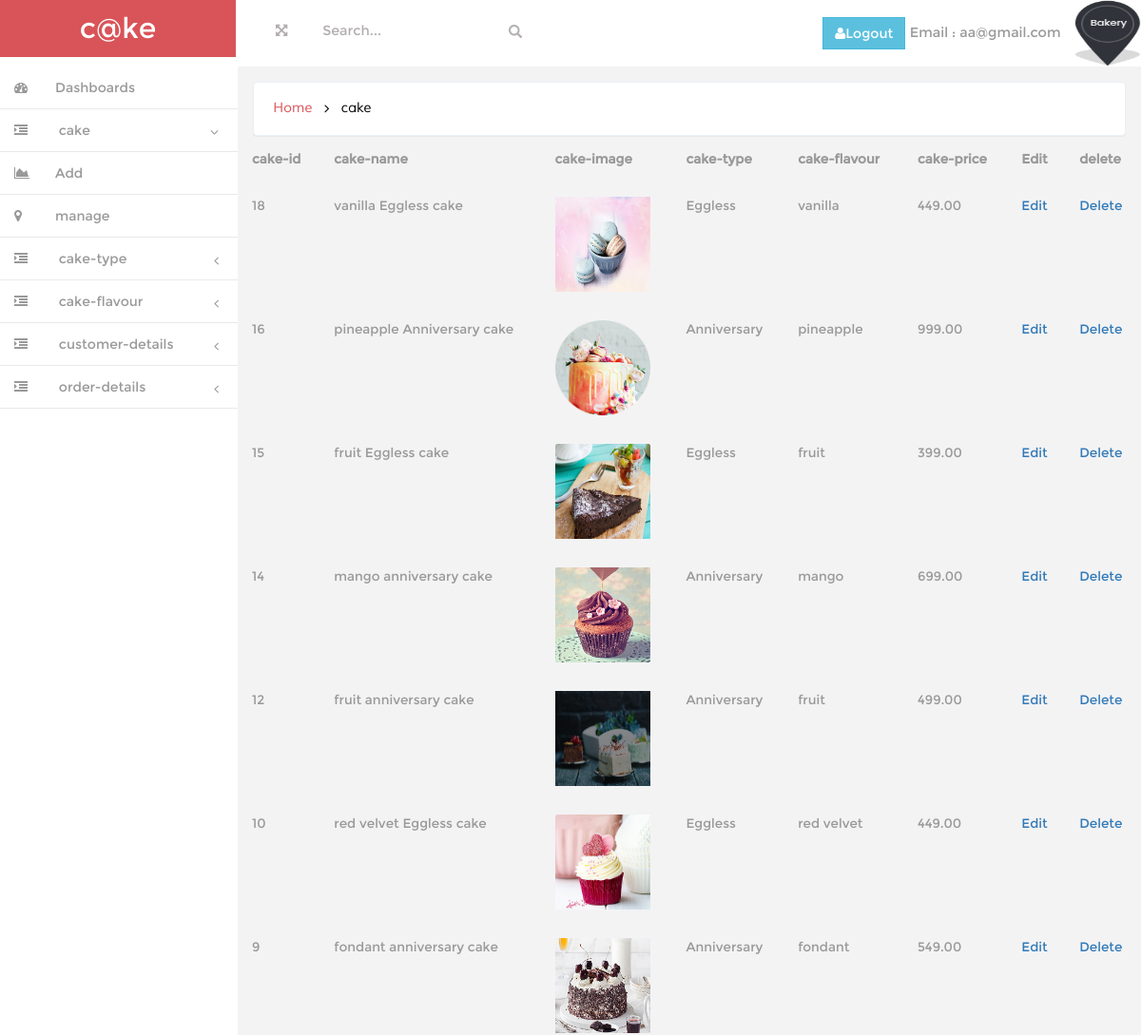
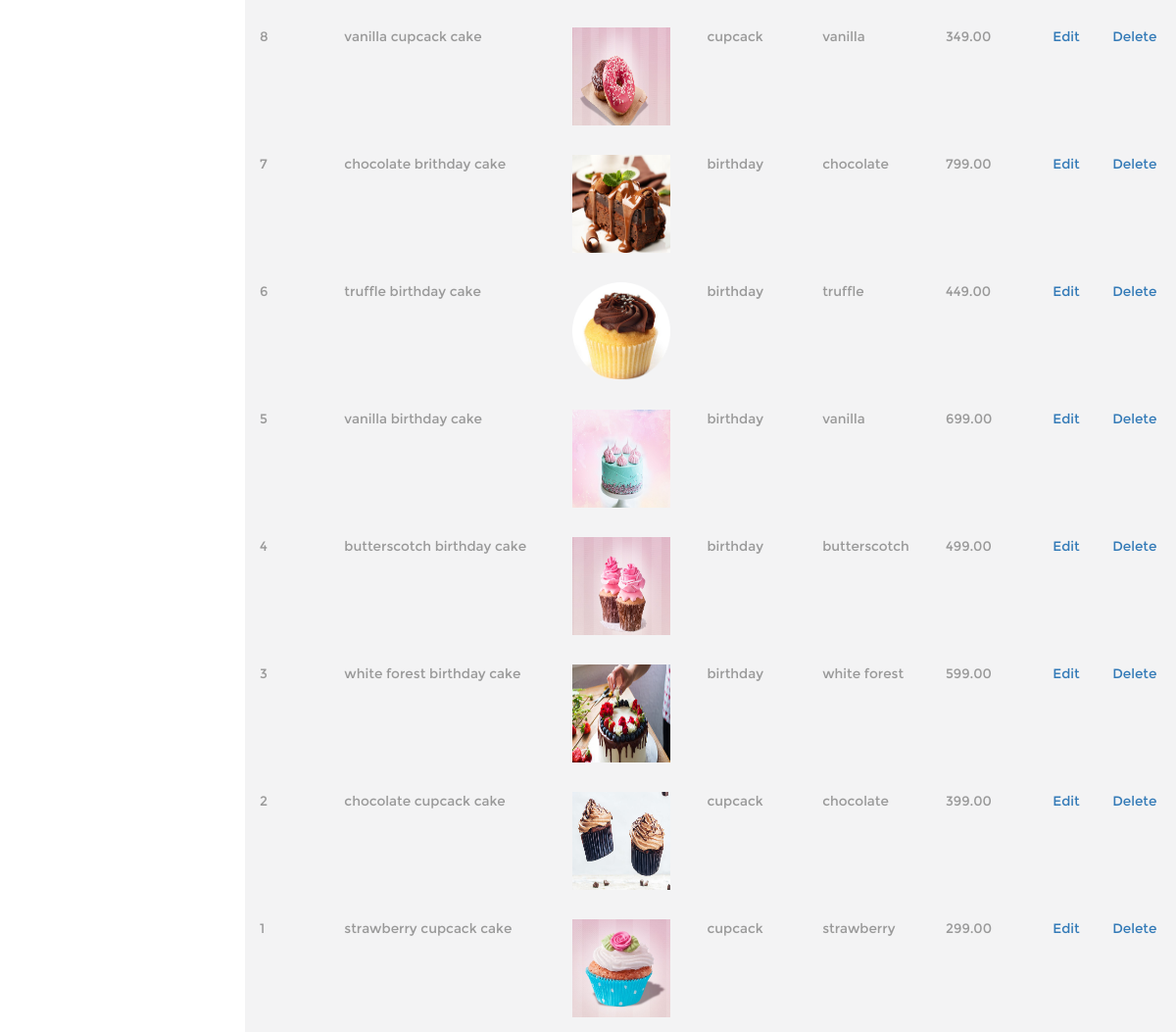
The app's page /admin/cake-manage.php (signed in) with its own data (2 pictures, top to bottom).
### tables this page shows
CREATE TABLE IF NOT EXISTS `cake_details` (
  `cake_id` int(10) NOT NULL AUTO_INCREMENT,
  `cake_name` varchar(255) NOT NULL,
  `cake_img` varchar(255) NOT NULL,
  `diff_ty` varchar(50) NOT NULL,
  `flavour` varchar(50) NOT NULL,
  `cake_price` double(5,2) NOT NULL,
  PRIMARY KEY (`cake_id`)
);

### admin/cake-manage.php (the view, shortened to what this page needs)
<?php
include("same.php");
if(isset($_SESSION["admin_email"]))
{
include("header.php");
include("side-bar.php");
?>
        <div id="page-wrapper" class="gray-bg dashbard-1">
       <div class="content-main">
		    <div class="banner">
				<h2>
				<a href="index.php">Home</a>
				<i class="fa fa-angle-right"></i>
				<span>cake</span>
				</h2>
		    </div>
		<table class="table table-responsive">
            <tr>
                <th>cake-id</th>
                <th>cake-name</th>
                <th>cake-image</th>
                <th>cake-type</th>
                <th>cake-flavour</th>
                <th>cake-price</th>
                <th>Edit</th>
                <th>delete</th>
            </tr>
            <tr>
                <?php
                $sel_qry="SELECT `cake_id`, `cake_name`, `cake_img`, `diff_ty`, `flavour`, `cake_price` FROM `cake_details` ORDER BY cake_id DESC;";
                $qry=mysqli_query($con,$sel_qry);
                while($fetch_record=mysqli_fetch_array($qry))
                {
                ?>
                <td><?php echo $fetch_record[0]; ?></td>
                <td><?php echo $fetch_record[1]; ?></td>
                <td><?php echo "<img src='$fetch_record[2]' height='100px' width='100px'>"; ?></td>
                <td><?php echo $fetch_record[3]; ?></td>
                <td><?php echo $fetch_record[4]; ?></td>
                <td><?php echo $fetch_record[5]; ?></td>
                <td><a href="cake-edit.php?ck=<?php echo $fetch_record[0]; ?>">Edit</td>
                <td><a href="cake-delete.php?ck=<?php echo $fetch_record[0]; ?>">Delete</td>
            </tr>
            <?php } ?>
           </table>
		</div>
       </div>
</body>
</html>
<?php
   }
   else
   {
       echo "<script>
             window.location='index.php'</script>";
   }
       ?>

### admin/header.php (shortened to what this page needs)
<!DOCTYPE HTML>
<html>
<head>
<link href="css/bootstrap.min.css" rel="stylesheet"/>
<link href="css/style.css" rel='stylesheet' type='text/css' />
<link href="css/font-awesome.css" rel="stylesheet">
<link href="css/custom.css" rel="stylesheet">
</head>
<body>
<div id="wrapper">
        <nav class="navbar-default navbar-static-top" role="navigation">
             <div class="navbar-header">
               <h1> <a class="navbar-brand" href="panel.php">c@ke</a></h1>
			   </div>
			 <div class=" border-bottom">
        	<div class="full-left">
        	  <section class="full-top">
				<button id="toggle"><i class="fa fa-arrows-alt"></i></button>
			</section>
			<form class=" navbar-left-right">
              <input type="text"  value="Search..." onfocus="this.value = '';" onblur="if (this.value == '') {this.value = 'Search...';}">
              <input type="submit" value="" class="fa fa-search">
            </form>
            <div class="clearfix"> </div>
           </div>
		    <div class="drop-men" >
		        <ul class=" nav_1">
                    <li class="" style="list-style: none;">
                      <a href="logout.php" class="btn btn-info"><i class="fa fa-user"></i>Logout</a>
                     <a href="" class="dropdown-toggle dropdown-at" data-toggle="dropdown"><span class=" name-caret"><?php echo "Email : ".$_SESSION["admin_email"]; ?></span><img src="images/map-marker.png" width="70px" height="70px"></a>
		            </li>
		        </ul>
		     </div>
			<div class="clearfix">
     </div>

### admin/side-bar.php (shortened to what this page needs)
   <div class="navbar-default sidebar" role="navigation">
             <div class="sidebar-nav navbar-collapse">
             <ul class="nav" id="side-menu">
                 <li>
                     <a href="panel.php" class=" hvr-bounce-to-right"><i class="fa fa-dashboard nav_icon "></i><span class="nav-label">Dashboards</span> </a>
                 </li>
                 <li>
                     <a href="" class=" hvr-bounce-to-right"><i class="fa fa-indent nav_icon"></i> <span class="nav-label">cake</span><span class="fa arrow"></span></a>
                     <ul class="nav nav-second-level">
                         <li><a href="cake-add.php" class=" hvr-bounce-to-right"> <i class="fa fa-area-chart nav_icon"></i>Add</a></li>
                         <li><a href="cake-manage.php" class=" hvr-bounce-to-right"><i class="fa fa-map-marker nav_icon"></i>manage</a></li>
		   </ul>
                 </li>
                 <li>
                     <a href="" class=" hvr-bounce-to-right"><i class="fa fa-indent nav_icon"></i> <span class="nav-label">cake-type</span><span class="fa arrow"></span></a>
                 </li>
                 <li>
                     <a href="" class=" hvr-bounce-to-right"><i class="fa fa-indent nav_icon"></i> <span class="nav-label">cake-flavour</span><span class="fa arrow"></span></a>
                 </li>
                 <li>
                     <a href="" class=" hvr-bounce-to-right"><i class="fa fa-indent nav_icon"></i> <span class="nav-label">customer-details</span><span class="fa arrow"></span></a>
                 </li>
                 <li>
                     <a href="" class=" hvr-bounce-to-right"><i class="fa fa-indent nav_icon"></i> <span class="nav-label">order-details</span><span class="fa arrow"></span></a>
                 </li>
             </ul>
         </div>
</div>
     </nav>

### admin/css/style.css (style rules this page uses)
h4, h5, h6, h1, h2, h3 { margin: 0; }
ul, ol { margin: 0;padding: 0; }
html, body { font-family:'Montserrat-Regular'; font-size: 100%; background:#F3F3F4; overflow-x: hidden; }
body a { transition:0.5s all; -webkit-transition:0.5s all; -moz-transition:0.5s all; -o-transition:0.5s all; -ms-transition:0.5s all; }
div#wrapper { background-color: #fff; }
.navbar-default.sidebar { background-color: #fff; }
h1 a.navbar-brand { color: #fff !important; font-size: 30px; font-weight: 500; padding: 20px 0px; background: #d95459; text-align: center; width:248px; height: 60px; }
i.nav_icon { color: #fff; margin-right:6px; }
.sidebar ul li a { color: #999; font-size:14px; }
.hvr-bounce-to-right { display: inline-block; vertical-align: middle; -webkit-transform: translateZ(0); transform: translateZ(0); box-shadow: 0 0 1px rgba(0, 0, 0, 0); -webkit-backface-visibility: hidden; backface-visibility: hidden; -moz-osx-font-smoothing: grayscale; position: relative; -webkit-transition-property: color; transition-property: color; -webkit-transition-duration: 0.5s; transition-duration: 0.5s; }
.hvr-bounce-to-right:before { content: ""; position: absolute; z-index: -1; top: 0; left: 0; right: 80%; bottom: 0; background:#7f8c8d; -webkit-transform: scaleX(0); transform: scaleX(0); -webkit-transform-origin: 0 50%; transform-origin: 0 50%; -webkit-transition-property: transform; transition-property: transform; -webkit-transition-duration: 0.5s; transition-duration: 0.5s; -webkit-transition-timing-function: ease-out; transition-timing-function: ease-out; }
.nav > li > a { color: #999; font-weight:500; padding: 0px 20px 0px 0px; font-size: 0.85em; border-bottom: 1px solid #E9E9E9; }
.nav > li > a i { margin-right: 14px; }
i.nav_icon { color: #999; padding: 15px; width: 44px; height: 44px; }
span.fa.arrow { margin-top: 17px; }
@media (min-width: 768px) { #page-wrapper { position: inherit; margin: 0 0 0 240px; min-height: 1000px; } }
a.dropdown-toggle.dropdown-at { border-bottom: none; }
.content-main { background-color: #F3F3F4; padding-top: 1em; }
.full-top { float:left; }
.navbar-left-right { float: left; margin-left: 6%; }
.border-bottom { background-color: #fff; }
.full-left { float: left; width: 40%; margin-left: 3%; margin-top: 1.3em; }
.full-left button { background: none; border: none; outline: none; color: #B3AEAE; font-size: 0.9em; }
.navbar-left-right input[type="text"] { background: none; border: none; outline: none; color:#B3AEAE; font-size: 0.9em; }
.navbar-left-right input[type="submit"] { background: url(../images/search.png) 0px 2px no-repeat; width:16px; height:16px; border: none; outline: none; color:#B3AEAE; font-size: 0.9em; }
.drop-men { float: right; }
.dropdown-at { padding: 0 !important; position: relative; color: #999; font-size: 0.9em; text-decoration: none ; }
.dropdown-at img { margin: 0 0em 0 1em; }
.banner { background: #fff; display: block; margin: 0em 1em ; padding:1em; border: 1px solid #ebeff6; border-color: #ebeff6; border-radius: 4px; -webkit-border-radius: 4px; -o-border-radius: 4px; -moz-border-radius: 4px; -ms-border-radius: 4px; -webkit-box-shadow: 0 1px 1px rgba(0,0,0,.05); box-shadow: 0 1px 1px rgba(0,0,0,.05); }
.banner h2 { font-size:0.9em; }
.banner h2 a { color:#D95459; text-decoration:none; font-family: 'Muli-Regular'; padding:0.3em ; }
.banner h2 span { color:#000; font-family: 'Muli-Regular'; padding:0.3em ; }
.banner h2 i { color:#000; vertical-align:middle; padding:0.3em ; }
.btn { border-radius: 0px; outline: none; }
.table td, .table>tbody>tr>td, .table>tbody>tr>th, .table>tfoot>tr>td, .table>tfoot>tr>th, .table>thead>tr>td, .table>thead>tr>th { padding: 15px !important; font-size: 0.85em; color: #999; border-top: none !important; }
.table { margin-bottom: 0; }

### admin/css/custom.css (style rules this page uses)
#wrapper { width: 100%; }
#page-wrapper { min-height: 568px; }
@media (min-width:768px) { #page-wrapper { position: inherit; margin: 0 0 0 250px; } }
.sidebar .sidebar-nav.navbar-collapse { padding-right: 0; padding-left: 0; }
.sidebar .arrow { float: right; }
.sidebar .fa.arrow:before { content: "\f104"; }
.sidebar .active>a>.fa.arrow:before { content: "\f107"; }
.sidebar .nav-second-level li, .sidebar .nav-third-level li { border-bottom: 0!important; }
@media (min-width:768px) { .sidebar { z-index: 1; position: absolute; width: 250px; } }

### records on screen
cake_details: cake_id "18", cake_name "vanilla Eggless cake", cake_img (picture), diff_ty "Eggless", flavour "vanilla", cake_price "449.00"
cake_details: cake_id "16", cake_name "pineapple Anniversary cake", cake_img (picture), diff_ty "Anniversary", flavour "pineapple", cake_price "999.00"
cake_details: cake_id "15", cake_name "fruit Eggless cake", cake_img (picture), diff_ty "Eggless", flavour "fruit", cake_price "399.00"
cake_details: cake_id "14", cake_name "mango anniversary cake", cake_img (picture), diff_ty "Anniversary", flavour "mango", cake_price "699.00"
cake_details: cake_id "12", cake_name "fruit anniversary cake", cake_img (picture), diff_ty "Anniversary", flavour "fruit", cake_price "499.00"
cake_details: cake_id "10", cake_name "red velvet Eggless cake", cake_img (picture), diff_ty "Eggless", flavour "red velvet", cake_price "449.00"
cake_details: cake_id "9", cake_name "fondant anniversary cake", cake_img (picture), diff_ty "Anniversary", flavour "fondant", cake_price "549.00"
cake_details: cake_id "8", cake_name "vanilla cupcack cake", cake_img (picture), diff_ty "cupcack", flavour "vanilla", cake_price "349.00"
cake_details: cake_id "7", cake_name "chocolate brithday cake", cake_img (picture), diff_ty "birthday", flavour "chocolate", cake_price "799.00"
cake_details: cake_id "6", cake_name "truffle birthday cake", cake_img (picture), diff_ty "birthday", flavour "truffle", cake_price "449.00"
cake_details: cake_id "5", cake_name "vanilla birthday cake", cake_img (picture), diff_ty "birthday", flavour "vanilla", cake_price "699.00"
cake_details: cake_id "4", cake_name "butterscotch birthday cake", cake_img (picture), diff_ty "birthday", flavour "butterscotch", cake_price "499.00"
cake_details: cake_id "3", cake_name "white forest birthday cake", cake_img (picture), diff_ty "birthday", flavour "white forest", cake_price "599.00"
cake_details: cake_id "2", cake_name "chocolate cupcack cake", cake_img (picture), diff_ty "cupcack", flavour "chocolate", cake_price "399.00"
cake_details: cake_id "1", cake_name "strawberry cupcack cake", cake_img (picture), diff_ty "cupcack", flavour "strawberry", cake_price "299.00"

### other values on screen
$_SESSION["admin_email"] "aa@gmail.com"
